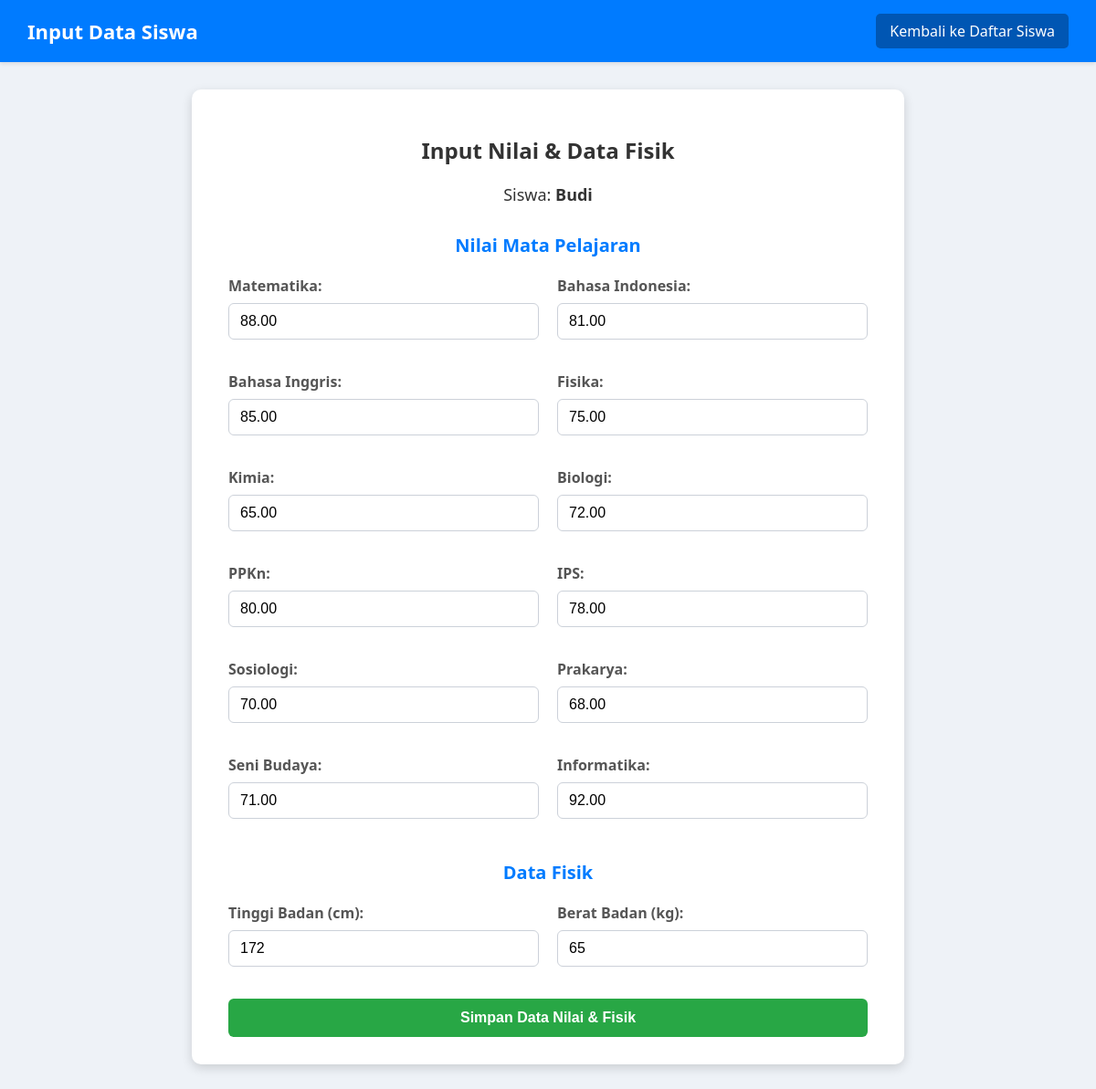
/admin/input_student_data.php?student_id=11 (signed in), run on the app's committed database.
### tables this page shows
CREATE TABLE `students` (
  `student_id` int(11) NOT NULL,
  `full_name` varchar(255) NOT NULL,
  `birth_place` varchar(100) NOT NULL,
  `birth_date` date NOT NULL,
  `origin_school` varchar(150) NOT NULL,
  `created_at` timestamp NOT NULL DEFAULT current_timestamp()
);

CREATE TABLE `student_physical_data` (
  `physical_data_id` int(11) NOT NULL,
  `student_id` int(11) NOT NULL,
  `height_cm` int(11) DEFAULT NULL,
  `weight_kg` int(11) DEFAULT NULL
);

### admin/input_student_data.php (the view, shortened to what this page needs)
<?php
require_once '../includes/db_connection.php';
$student_name = "Siswa Tidak Ditemukan";
$existing_scores = [];
$existing_physical_data = ['height_cm' => '', 'weight_kg' => ''];
if (isset($_GET['student_id']) && is_numeric($_GET['student_id'])) {
    $student_id = $_GET['student_id'];
    try {
        $stmt_student = $conn->prepare("SELECT full_name FROM Students WHERE student_id = :student_id");
        $stmt_student->bindParam(':student_id', $student_id);
        $stmt_student->execute();
        if ($stmt_student->rowCount() > 0) {
            $student = $stmt_student->fetch(PDO::FETCH_ASSOC);
            $student_name = $student['full_name'];
        } else {
            $_SESSION['form_message'] = "ID Siswa tidak valid atau tidak ditemukan.";
            $_SESSION['form_message_type'] = "error";
            header("Location: manage_students.php");
            exit;
        }
        $stmt_scores = $conn->prepare("SELECT subject_name, score_value FROM Student_Scores WHERE student_id = :student_id");
        $stmt_scores->bindParam(':student_id', $student_id);
        $stmt_scores->execute();
        $scores_data = $stmt_scores->fetchAll(PDO::FETCH_ASSOC);
        foreach ($scores_data as $score) {
            $existing_scores[$score['subject_name']] = $score['score_value'];
        }
        $stmt_physical = $conn->prepare("SELECT height_cm, weight_kg FROM Student_Physical_Data WHERE student_id = :student_id");
        $stmt_physical->bindParam(':student_id', $student_id);
        $stmt_physical->execute();
        if ($stmt_physical->rowCount() > 0) {
            $existing_physical_data = $stmt_physical->fetch(PDO::FETCH_ASSOC);
        }
    } catch (PDOException $e) {
        $_SESSION['form_message'] = "Error mengambil data siswa: " . $e->getMessage();
        $_SESSION['form_message_type'] = "error";
        header("Location: manage_students.php");
        exit;
    }
} else {
    $_SESSION['form_message'] = "ID Siswa tidak disediakan.";
    $_SESSION['form_message_type'] = "error";
    header("Location: manage_students.php");
    exit;
}
$subjects = [
    "Matematika", "Bahasa Indonesia", "Bahasa Inggris", "Fisika", "Kimia", "Biologi",
    "PPKn", "IPS", "Sosiologi", "Prakarya", "Seni Budaya", "Informatika"
];
?>
<!DOCTYPE html>
<html lang="id">
<head>
</head>
<body>
    <div class="page-header">
        <div class="header-title">Input Data Siswa</div>
        <a href="manage_students.php">Kembali ke Daftar Siswa</a>
    </div>
    <div class="form-container">
        <h2>Input Nilai & Data Fisik</h2>
        <p style="text-align:center; font-size: 18px; margin-bottom: 20px;">Siswa: <strong><?php echo htmlspecialchars($student_name); ?></strong></p>
        <form action="actions/save_student_scores_physical.php" method="POST">
            <h3>Nilai Mata Pelajaran</h3>
            <div class="score-grid">
                <?php foreach ($subjects as $subject): ?>
                <div>
                    <label for="score_<?php echo str_replace(' ', '_', $subject); ?>"><?php echo htmlspecialchars($subject); ?>:</label>
                    <input type="number" step="0.01" min="0" max="100"
                           id="score_<?php echo str_replace(' ', '_', $subject); ?>"
                           name="scores[<?php echo htmlspecialchars($subject); ?>]"
                           value="<?php echo isset($existing_scores[$subject]) ? htmlspecialchars($existing_scores[$subject]) : ''; ?>"
                           required>
                </div>
                <?php endforeach; ?>
            </div>
            <h3>Data Fisik</h3>
            <div class="physical-data-grid">
                <div>
                    <label for="height_cm">Tinggi Badan (cm):</label>
                    <input type="number" min="0" id="height_cm" name="height_cm"
                           value="<?php echo htmlspecialchars($existing_physical_data['height_cm']); ?>" required>
                </div>
                <div>
                    <label for="weight_kg">Berat Badan (kg):</label>
                    <input type="number" min="0" id="weight_kg" name="weight_kg"
                           value="<?php echo htmlspecialchars($existing_physical_data['weight_kg']); ?>" required>
                </div>
            </div>
            <button type="submit">Simpan Data Nilai & Fisik</button>
        </form>
    </div>
</body>
</html>

### admin/input_student_data.php (style rules this page uses)
body { font-family: 'Segoe UI', Tahoma, Geneva, Verdana, sans-serif; background-color: #eef2f7; margin: 0; padding: 0; color: #333; }
.page-header { background-color: #007bff; color: white; padding: 15px 30px; box-shadow: 0 2px 4px rgba(0,0,0,0.1); display: flex; justify-content: space-between; align-items: center; }
.page-header .header-title { font-size: 22px; font-weight: 600; }
.page-header a { color: white; text-decoration: none; padding: 8px 15px; background-color: #0056b3; border-radius: 5px; }
.form-container { background-color: #ffffff; padding: 30px 40px; border-radius: 10px; box-shadow: 0 4px 12px rgba(0,0,0,0.15); width: 100%; max-width: 700px; margin: 30px auto; }
.form-container h2, .form-container h3 { text-align: center; margin-bottom: 20px; color: #333; }
.form-container h3 { font-size: 20px; color: #007bff; margin-top: 30px; }
.form-container label { display: block; margin-bottom: 8px; color: #555; font-weight: 600; }
.form-container input[type="text"], .form-container input[type="number"] { width: 100%; padding: 10px 12px; margin-bottom: 15px; border: 1px solid #ccd1d9; border-radius: 6px; box-sizing: border-box; font-size: 16px; }
.form-container .score-grid { display: grid; grid-template-columns: repeat(auto-fit, minmax(280px, 1fr)); gap: 20px; }
.form-container .physical-data-grid { display: grid; grid-template-columns: 1fr 1fr; gap: 20px; }
.form-container button { width: 100%; padding: 12px 15px; background-color: #28a745; color: white; border: none; border-radius: 6px; cursor: pointer; font-size: 16px; font-weight: 600; margin-top: 20px; }

### data on the page
students: full_name "Budi"
student_physical_data: height_cm "172", weight_kg "65"

### other printed values
$subject "Matematika"
$subject "Bahasa Indonesia"
$subject "Bahasa Inggris"
$subject "Fisika"
$subject "Kimia"
$subject "Biologi"
$subject "PPKn"
$subject "IPS"
$subject "Sosiologi"
$subject "Prakarya"
$subject "Seni Budaya"
$subject "Informatika"
